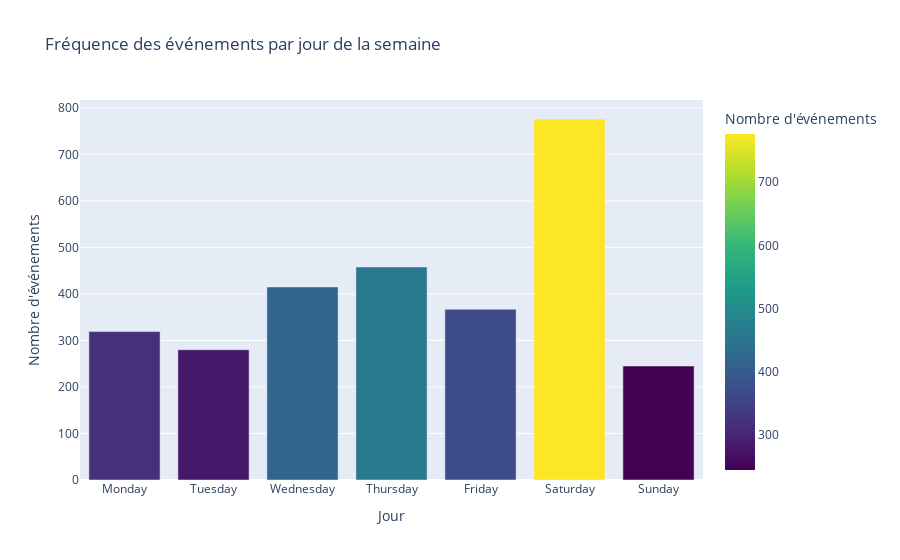

Notebook code for this chart:
### Markdown cell above
## 4. Analyse Approfondie & Insights
Au-delà de la qualité des données, analysons le comportement des événements.

### 4.1 Analyse Temporelle (Seasonality & Timing)
Quand ont lieu la plupart des événements ? Quelle est leur durée ?

### Code cell
# Feature extraction for time analysis
df_clean['month_name'] = df_clean['date_start'].dt.month_name()
df_clean['day_name'] = df_clean['date_start'].dt.day_name()
df_clean['duration_hours'] = (df_clean['date_end'] - df_clean['date_start']).dt.total_seconds() / 3600

# Visualization: Events by Day of the Week
order_days = ["Monday", "Tuesday", "Wednesday", "Thursday", "Friday", "Saturday", "Sunday"]
# Counting events per day
day_counts = df_clean['day_name'].value_counts().reindex(order_days).reset_index()
day_counts.columns = ['Day', 'Count']

fig = px.bar(day_counts, x='Day', y='Count', 
             title="Fréquence des événements par jour de la semaine",
             labels={'Day': 'Jour', 'Count': 'Nombre d\'événements'},
             color='Count', color_continuous_scale='Viridis')
fig.show()

### Figure 1 — Plotly figure (JSON) as saved in the notebook; plotly's stock layout.template omitted (floating-point values rounded to 4 significant figures)
{"data": [{"hovertemplate": "Jour=%{x}<br>Nombre d'événements=%{marker.color}<extra></extra>", "legendgroup": "", "marker": {"color": [319, 280, 415, 458, 367, 776, 245], "coloraxis": "coloraxis", "pattern": {"shape": ""}}, "name": "", "orientation": "v", "showlegend": false, "textposition": "auto", "type": "bar", "x": ["Monday", "Tuesday", "Wednesday", "Thursday", "Friday", "Saturday", "Sunday"], "xaxis": "x", "y": [319, 280, 415, 458, 367, 776, 245], "yaxis": "y"}], "layout": {"barmode": "relative", "coloraxis": {"colorbar": {"title": {"text": "Nombre d'événements"}}, "colorscale": [[0, "#440154"], [0.1111, "#482878"], [0.2222, "#3e4989"], [0.3333, "#31688e"], [0.4444, "#26828e"], [0.5556, "#1f9e89"], [0.6667, "#35b779"], [0.7778, "#6ece58"], [0.8889, "#b5de2b"], [1, "#fde725"]]}, "legend": {"tracegroupgap": 0}, "title": {"text": "Fréquence des événements par jour de la semaine"}, "xaxis": {"anchor": "y", "domain": [0, 1], "title": {"text": "Jour"}}, "yaxis": {"anchor": "x", "domain": [0, 1], "title": {"text": "Nombre d'événements"}}}}
